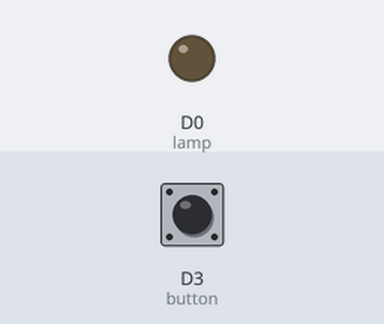
This sketch was run on a simulated ESP8266 (NodeMCU). Shown: output pins drawn as LEDs (lit = HIGH). The inputs (shaded band) are chosen by the test bench; at power-on: D3 (button) HIGH.

Above: at 1.2 s.
1.3 s: D3 (button) pulled LOW for 0.15 s
At 1.37 s:
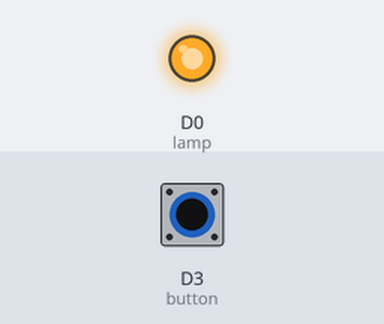
2.9 s: D3 (button) pulled LOW for 3.2 s
At 7.1 s:
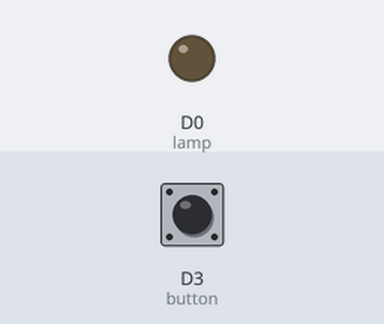
Timing chart, 0 to 8.6 s (numbered marks = the images above; inputs shaded):
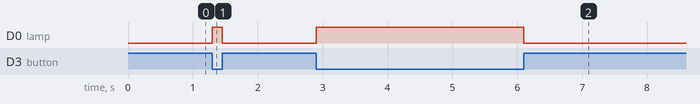

The sketch:

zd2.ino
```cpp
void setup() {
  // put your setup code here, to run once:
pinMode(D0,OUTPUT); // lamp
pinMode(D3,INPUT); // button
}

void loop() {
if ((digitalRead(D3)) == LOW) {
  digitalWrite(D0,HIGH);
}
else {
  digitalWrite(D0,LOW);

  }
}
```

Measured:
- after the input at 1.3 s, D0 (lamp): LOW → HIGH at once, → LOW 0.15 s later
- after the input at 2.9 s, D0 (lamp): LOW → HIGH at once, → LOW 3.2 s later
